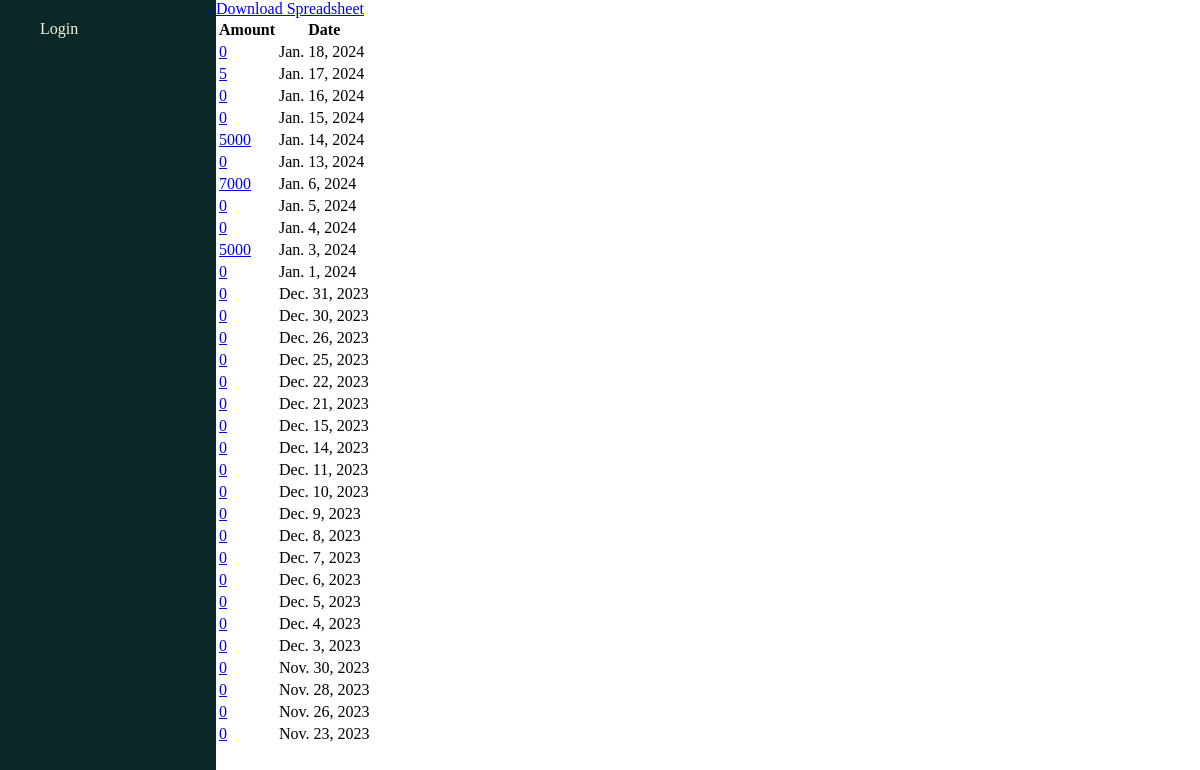
Page /report/expenses/ on the earlier database version.
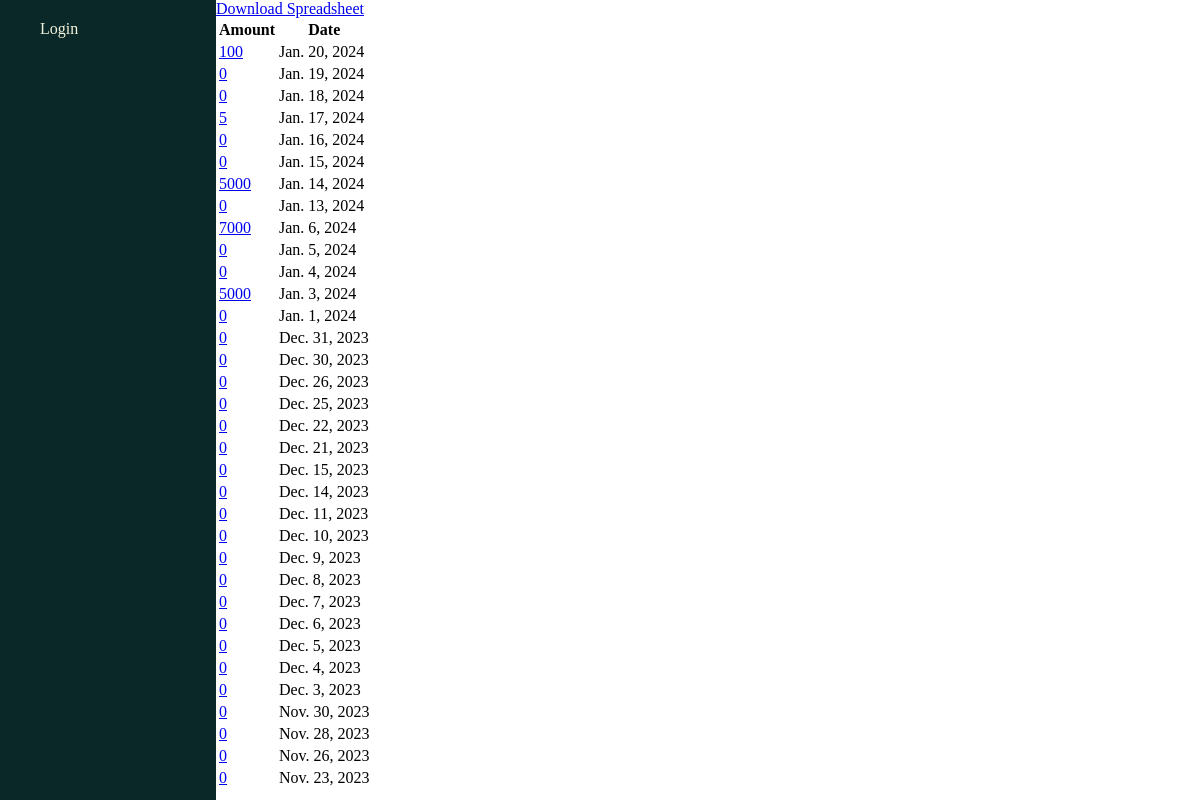
Same page on the later database version.
### management/models.py (models this page shows)
class Expenses(models.Model):
    expense = models.IntegerField(default=0)
    description = models.TextField(null=True, blank=True)
    date = models.DateTimeField(null=True, blank=True)
    date_no_time = models.DateField(null=True, blank=True)
    image = models.ImageField(null=True, blank=True, upload_to="images/")

### management/views.py (the view)
# urls.py: path('report/expenses/', views.expenses_page, name='expenses'),
def expenses_page(request):
    expenses = Expenses.objects.all().order_by('-date_no_time')
    return render(request, 'expenses_page.html', {
        'expenses': expenses,
    })

### management/templates/expenses_page.html (shortened to what this page needs)
{% extends 'base.html' %}
{% load static %}
{% block content %}
    <a href="{% url 'expenses-excel' %}">Download Spreadsheet</a>
    <table>
        <tr>
            <th>Amount</th>
            <th>Date</th>
        </tr>
        {% for expense in expenses %}
                <tr>
                    <td>
                        <a href="{% url 'expense-details' expense.id expense.date_no_time %}">
                            {{ expense.expense }}
                        </a>
                    </td>
                    <td>
                        {{ expense.date_no_time }}
                    </td>
                </tr>
        {% endfor %}
    </table>
{% endblock %}

Differences in the rows shown:
added Expenses: expense "100", date_no_time "Jan. 20, 2024"
added Expenses: expense "0", date_no_time "Jan. 19, 2024"
